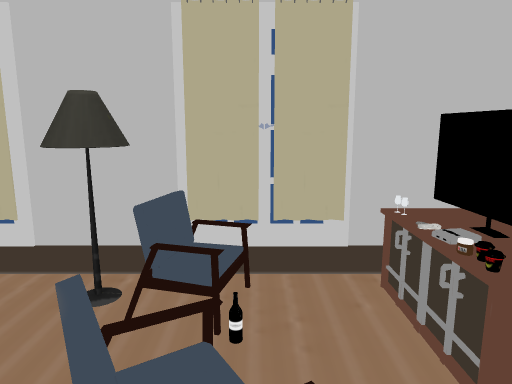
[1] (above)

12 first-person views from a walk through a Unity game level. The camera is 1.4 m above the floor, tilts 10° down and sees 70° across. Doors are open. The floor is counted in squares, 0.5 m on a side. Each view is taken from the middle of a square. On the plan, view 1 faces up. The plan holds only what a view shows up to about 20 squares ahead; the rest is blank. The player is left out. Some surface patterns are stand-ins.

[2]
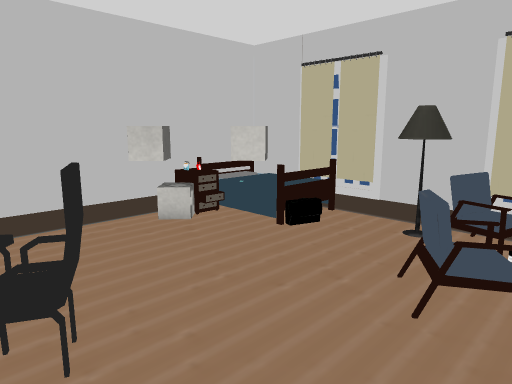

[3]
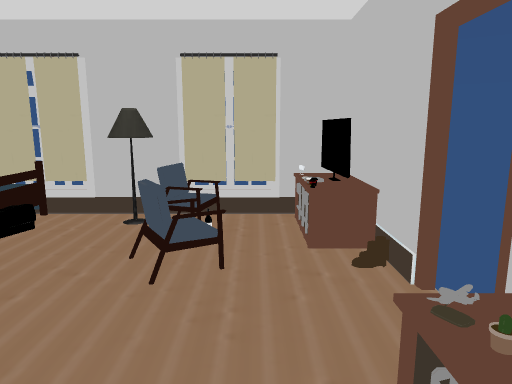

[4]
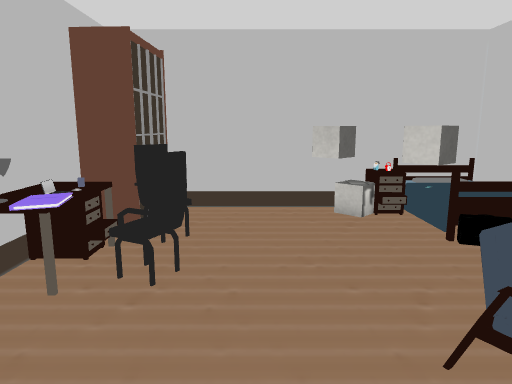

[5]
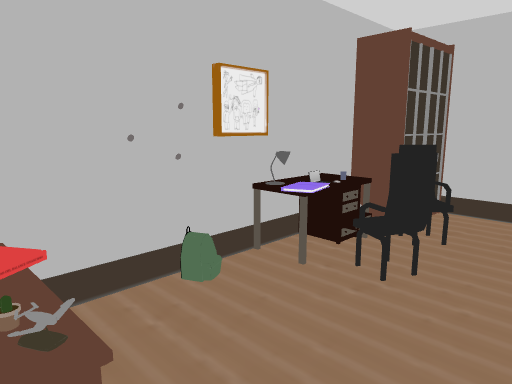

[6]
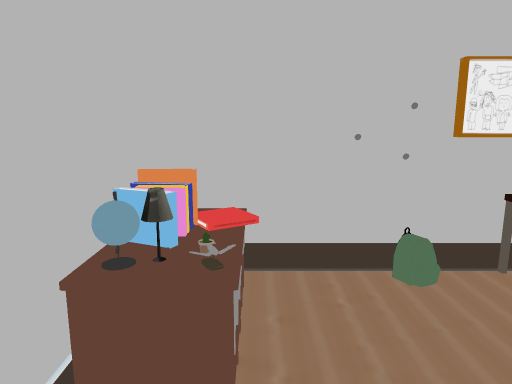

[7]
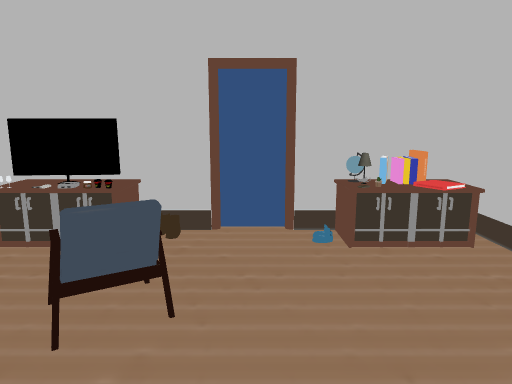

[8]
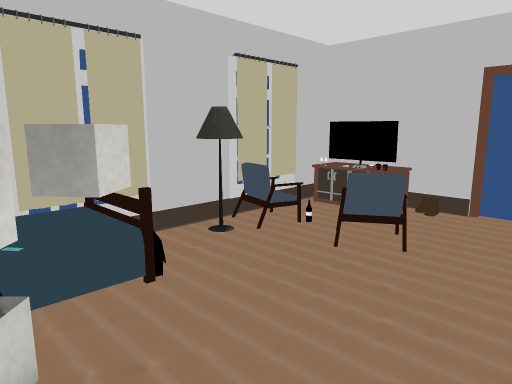

[9]
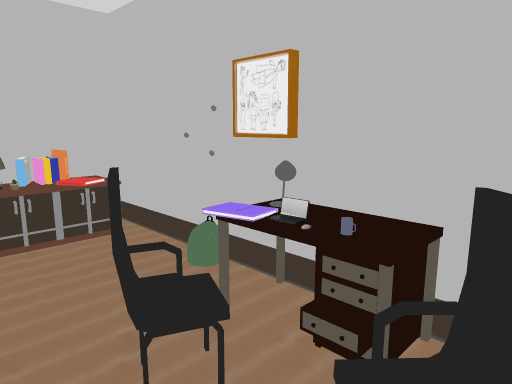

[10]
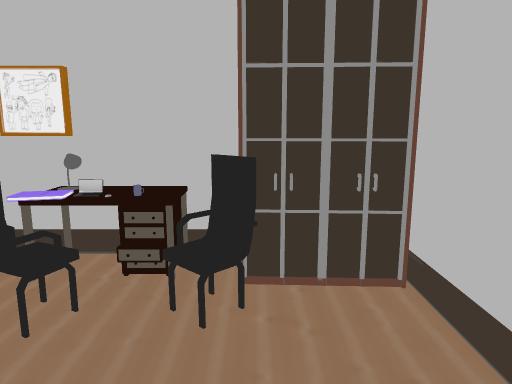

[11]
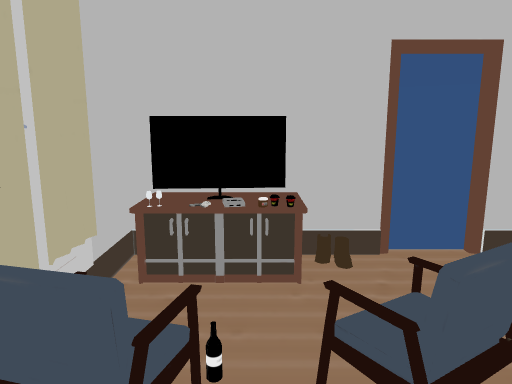

[12]
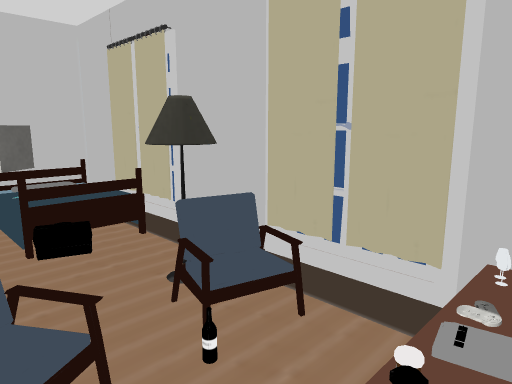

### Floor plan
Key: @ floor where view 1 was taken; # wall or solid block; x gap in a wall; . main floor; : floor 0.5 m higher than the main floor; D open door; = window, fence, low wall or low ledge; L lamp; C chair; B bed; W wardrobe; A laptop; O other object.
Columns run from 10 left of view 1 to 4 right of it. Each row starts with its distance up from view 1.
  7 ###############
  6 #B :B .L##= OO#
  5 #B  B..LC#..OO#
  4 #OOOO.......OO#
  3 #O.O.....C..OO#
  2 #O.......#O...O
  1 #O............D
  0 #.........@...D
 -1 #.............x
 -2 #...........OO#
 -3 #..CO.CC....OO#
 -4 #W##C.OO....OO#
 -5 #  ###AL....OO#
 -6     ####OOO####

Where each view was taken, in squares from view 1:
view 1: 0 up, 0 right, facing up
view 2: 4 down, 1 right, facing up-left
view 3: 5 down, 1 right, facing up
view 4: 1 down, 3 right, facing left
view 5: 0 up, 3 right, facing down-left
view 6: 1 up, 2 right, facing down
view 7: 0 up, 6 left, facing right
view 8: 2 down, 9 left, facing up-right
view 9: 1 down, 7 left, facing down-right
view 10: 2 up, 7 left, facing down
view 11: 4 up, 4 left, facing right
view 12: 2 up, 3 right, facing up-left
